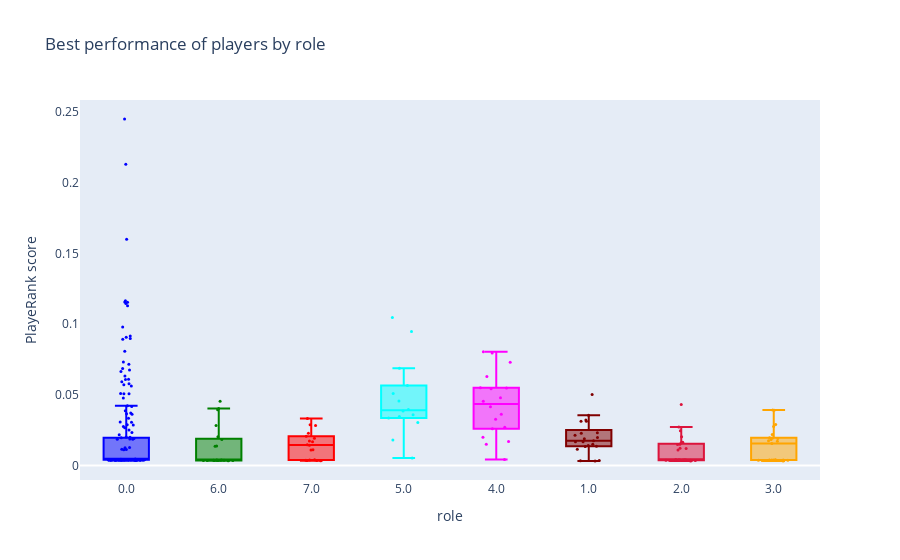

The notebook cell saved with this chart:
### Code cell
import plotly.graph_objs as go
import plotly.offline as py
import pandas as pd
import json
colors = ['blue', 'green', 'red', 'cyan', 'magenta', 'maroon', 'crimson', 'orange']
    
cluster2color = {cluster: color for cluster, color in zip(grouped['roleCluster'].unique(), colors)}

traces = []
for cluster in grouped['roleCluster'].unique():
 
  trace = go.Box(
              y=grouped[grouped['roleCluster'] == cluster]['ratings_mean'].values,
              boxpoints='all',
              jitter=0.8,
              pointpos=0,
              name=cluster,
              text=grouped[grouped['roleCluster'] == cluster]['shortName'],
              marker=dict(color=cluster2color[cluster], size=3),
              hoverinfo='text'
          )
  traces.append(trace)

  
figure=go.Figure(
                  data=traces,
                  layout=go.Layout(
                      title='Best performance of players by role',
                      xaxis=dict(title="role", zeroline=True, showgrid=False,
                                 zerolinewidth=2),
                      yaxis=dict(title="PlayeRank score", zeroline=True, showgrid=False),
                      showlegend=False,
                      # autosize=True,
                  ),
              )

py.iplot(figure)

### Figure 1 — Plotly figure (JSON) as saved in the notebook; plotly's stock layout.template omitted (floating-point values rounded to 4 significant figures; data arrays with more than 128 entries replaced by an {"elided": "..."} marker saying what was removed)
{"data": [{"boxpoints": "all", "hoverinfo": "text", "jitter": 0.8, "marker": {"color": "blue", "size": 3}, "name": "0.0", "pointpos": 0, "text": {"elided": "194 str values"}, "type": "box", "y": {"elided": "194 float values"}}, {"boxpoints": "all", "hoverinfo": "text", "jitter": 0.8, "marker": {"color": "green", "size": 3}, "name": "6.0", "pointpos": 0, "text": ["S. de Vrij", "B. Nuytinck", "João Miranda", "F. Fazio", "N. Burdisso", "G. Chiellini", "Juan Jesus", "F. Acerbi", "A. Masiello", "D. Astori", "Felipe", "A. Gamberini", "E. Moretti", "M. Capuano", "F. Ceccherini", "G. Ferrari", "K. Koulibaly", "E. Zukanović", "F. Helander", "A. Romagnoli", "Samir"], "type": "box", "y": [0.03933, 0.01836, 0.003659, 0.02822, 0.003387, 0.003786, 0.003673, 0.003411, 0.04545, 0.01368, 0.01356, 0.003864, 0.003543, 0.00362, 0.003705, 0.02025, 0.04033, 0.003342, 0.003513, 0.003503, 0.00349]}, {"boxpoints": "all", "hoverinfo": "text", "jitter": 0.8, "marker": {"color": "red", "size": 3}, "name": "7.0", "pointpos": 0, "text": ["Albiol", "L. Bonucci", "M. Benatia", "Danilo", "D. Dainelli", "B. Salamon", "M. Silvestre", "F. Ceccherini", "A. Caracciolo", "N. N'Koulou", "B. Djimsiti", "G. Pezzella", "K. Manolas", "G. González", "D. Rugani", "M. Škriniar", "F. Vicari", "F. Romagna"], "type": "box", "y": [0.02067, 0.02816, 0.01919, 0.01434, 0.003452, 0.003522, 0.01116, 0.01675, 0.01457, 0.0173, 0.003848, 0.01088, 0.02272, 0.003293, 0.03312, 0.02869, 0.003956, 0.003684]}, {"boxpoints": "all", "hoverinfo": "text", "jitter": 0.8, "marker": {"color": "cyan", "size": 3}, "name": "5.0", "pointpos": 0, "text": ["José Callejón", "Iago Falqué", "Suso", "A. Candreva", "A. Barberis", "J. Iličić", "P. Schiattarella", "A. Cerci", "M. Benassi", "Allan", "L. Castro", "A. Petagna", "F. Kessié", "F. Chiesa"], "type": "box", "y": [0.06881, 0.09485, 0.05646, 0.00517, 0.03459, 0.1046, 0.01798, 0.04556, 0.03963, 0.03357, 0.05082, 0.03585, 0.03857, 0.03044]}, {"boxpoints": "all", "hoverinfo": "text", "jitter": 0.8, "marker": {"color": "magenta", "size": 3}, "name": "4.0", "pointpos": 0, "text": ["D. Perotti", "I. Perišić", "M. Mandžukić", "H. Çalhanoğlu", "S. El Shaarawy", "P. Hetemaj", "G. Bonaventura", "A. Gómez", "M. Hamšík", "L. Insigne", "A. Stoian", "A. Duncan", "B. Matuidi", "R. Freuler", "P. Zieliński", "K. Linetty", "S. Milinković-Savić", "J. Jankto"], "type": "box", "y": [0.05475, 0.08041, 0.04791, 0.04548, 0.03258, 0.01694, 0.07305, 0.05497, 0.05431, 0.06286, 0.01988, 0.004187, 0.01496, 0.04147, 0.02693, 0.03625, 0.07954, 0.02593]}, {"boxpoints": "all", "hoverinfo": "text", "jitter": 0.8, "marker": {"color": "maroon", "size": 3}, "name": "1.0", "pointpos": 0, "text": ["Borja Valero", "Lucas Leiva", "T. Rincón", "D. De Rossi", "M. Pjanić", "F. Viviani", "L. Cigarini", "V. Behrami", "Miguel Veloso", "Jorginho", "I. Radovanović", "F. Magnanelli", "N. Viola", "L. Biglia", "M. Badelj", "E. Pulgar", "M. Vecino", "R. Gagliardini", "D. Cataldi", "R. Mandragora", "L. Torreira"], "type": "box", "y": [0.01332, 0.01882, 0.003237, 0.01492, 0.05016, 0.03125, 0.02309, 0.01672, 0.01736, 0.02132, 0.0115, 0.003115, 0.01966, 0.01363, 0.02276, 0.0313, 0.03542, 0.003415, 0.01665, 0.01406, 0.03222]}, {"boxpoints": "all", "hoverinfo": "text", "jitter": 0.8, "marker": {"color": "crimson", "size": 3}, "name": "2.0", "pointpos": 0, "text": ["A. Kolarov", "C. Molinaro", "R. Rodríguez", "S. Padoin", "M. Gobbi", "Ş. Radu", "S. Lulić", "K. Asamoah", "F. Peluso", "N. Murru", "C. Biraghi", "Mário Rui", "B. Martella", "S. Souprayen", "J. Lukaku", "Alex Sandro", "I. Strinić", "D. Laxalt", "Ali Adnan", "F. Costa", "F. Mattiello", "L. Spinazzola", "A. Masina", "R. Gosens", "M. Fares"], "type": "box", "y": [0.02035, 0.003682, 0.01097, 0.003649, 0.003657, 0.004021, 0.01477, 0.00389, 0.01599, 0.003615, 0.01194, 0.02447, 0.01206, 0.003455, 0.01504, 0.04308, 0.003993, 0.02717, 0.003583, 0.003672, 0.003748, 0.003984, 0.003182, 0.01635, 0.003512]}, {"boxpoints": "all", "hoverinfo": "text", "jitter": 0.8, "marker": {"color": "orange", "size": 3}, "name": "3.0", "pointpos": 0, "text": ["I. Abate", "A. Rosi", "S. Lichtsteiner", "D. Faraoni", "L. De Silvestri", "E. Hysaj", "D. D'Ambrosio", "M. Sampirisi", "F. Cacciatore", "V. Laurini", "I. M'baye", "A. Florenzi", "S. Widmer", "J. Stryger Larsen", "B. Bereszyński", "D. Lazović", "João Cancelo", "P. Faragò", "M. Lazzari", "A. Marušić", "D. Calabria", "H. Hateboer", "Pol Lirola"], "type": "box", "y": [0.01934, 0.003156, 0.003764, 0.02747, 0.03908, 0.003691, 0.0174, 0.003713, 0.02183, 0.003496, 0.003621, 0.003876, 0.03921, 0.01836, 0.003814, 0.003913, 0.01545, 0.01963, 0.01896, 0.02899, 0.01711, 0.003756, 0.003822]}], "layout": {"showlegend": false, "title": {"text": "Best performance of players by role"}, "xaxis": {"showgrid": false, "title": {"text": "role"}, "zeroline": true, "zerolinewidth": 2}, "yaxis": {"showgrid": false, "title": {"text": "PlayeRank score"}, "zeroline": true}}}
